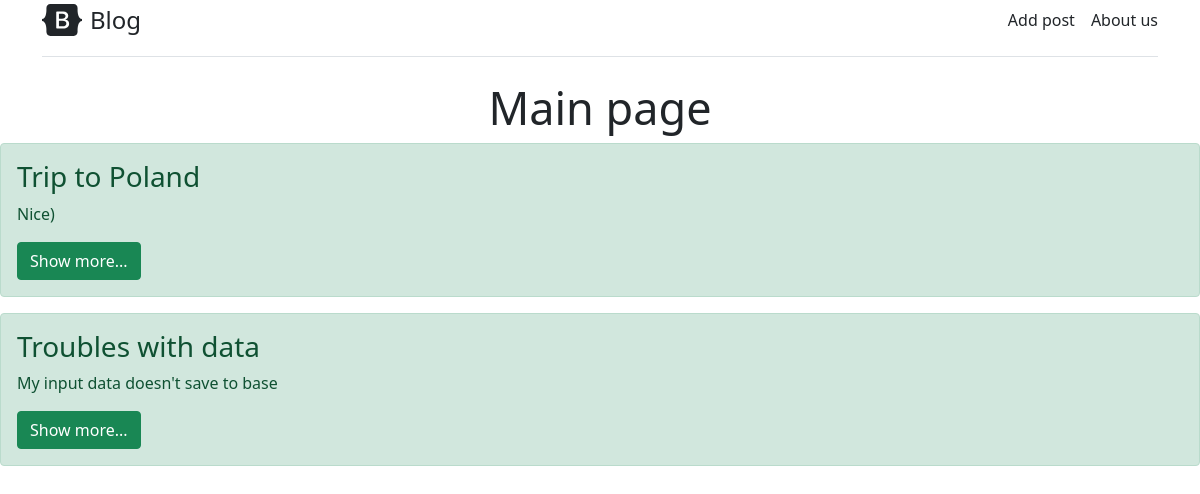
The app's page /, older data.
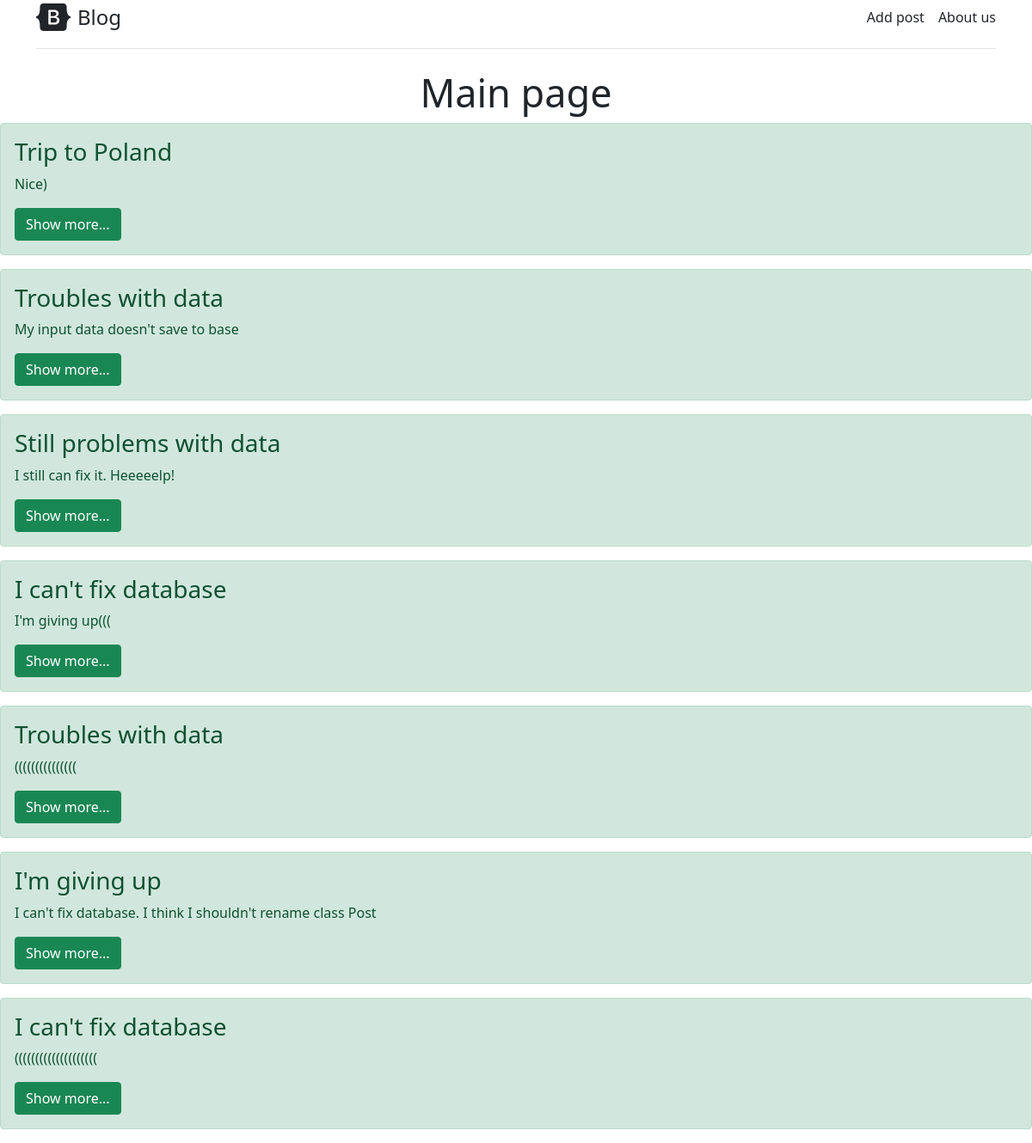
The same page, newer data.
### main/models.py (models this page shows, shortened)
class Post(models.Model):
    title = models.CharField('Title', max_length=50)
    post = models.TextField('Post')

### main/views.py (the view)
# urls.py: path('', views.index, name='home'),
def index(request):
    posts = Post.objects.all()
    return render(request, 'main/index.html', {'title': 'Main Page', 'posts': posts})

### main/templates/main/index.html (shortened to what this page needs)
{% extends 'main/base.html' %}
{% block content %}
    <h2>Main page</h2>
    {% if posts %}
        {% for el in posts %}
            <div class="alert alert-success mt-2">
                <h3>{{ el.title }}</h3>
                <p>{{ el.post }}</p>
                <a href="{% url 'post-detail' el.id %}" class="btn btn-success">Show more...</a>
            </div>
        {% endfor %}
    {% else %}
        <h4>No data</h4>
    {% endif %}
{% endblock %}

Row changes from the older to the newer data that the page shows:
added Post: title "Still problems with data", post "I still can fix it. Heeeeelp!"
added Post: title "I can't fix database", post "I'm giving up((("
added Post: title "Troubles with data", post "((((((((((((((("
added Post: title "I'm giving up", post "I can't fix database. I think I shouldn't rename class Post"
added Post: title "I can't fix database", post "(((((((((((((((((((("
